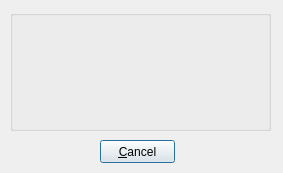
<?xml version="1.0" encoding="UTF-8"?>
<ui version="4.0">
 <class>waitDialog</class>
 <widget class="QDialog" name="waitDialog">
  <property name="geometry">
   <rect>
    <x>0</x>
    <y>0</y>
    <width>283</width>
    <height>173</height>
   </rect>
  </property>
  <property name="windowTitle">
   <string>Please Wait...</string>
  </property>
  <widget class="QGroupBox" name="groupBox">
   <property name="geometry">
    <rect>
     <x>10</x>
     <y>10</y>
     <width>261</width>
     <height>121</height>
    </rect>
   </property>
   <property name="title">
    <string/>
   </property>
   <widget class="QLabel" name="label">
    <property name="geometry">
     <rect>
      <x>20</x>
      <y>20</y>
      <width>221</width>
      <height>81</height>
     </rect>
    </property>
    <property name="text">
     <string/>
    </property>
    <property name="alignment">
     <set>Qt::AlignCenter</set>
    </property>
    <property name="wordWrap">
     <bool>true</bool>
    </property>
   </widget>
  </widget>
  <widget class="QPushButton" name="pushButton">
   <property name="geometry">
    <rect>
     <x>100</x>
     <y>140</y>
     <width>75</width>
     <height>23</height>
    </rect>
   </property>
   <property name="text">
    <string>&amp;Cancel</string>
   </property>
  </widget>
 </widget>
 <resources/>
 <connections/>
</ui>
